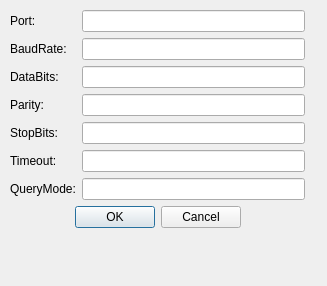
<?xml version="1.0" encoding="UTF-8"?>
<ui version="4.0">
 <class>QDeviceWidgetClass</class>
 <widget class="QDialog" name="QDeviceWidgetClass">
  <property name="geometry">
   <rect>
    <x>0</x>
    <y>0</y>
    <width>327</width>
    <height>286</height>
   </rect>
  </property>
  <property name="windowTitle">
   <string>Zigbee Devices Setting</string>
  </property>
  <widget class="QWidget" name="layoutWidget">
   <property name="geometry">
    <rect>
     <x>10</x>
     <y>10</y>
     <width>295</width>
     <height>267</height>
    </rect>
   </property>
   <layout class="QVBoxLayout" name="verticalLayout">
    <item>
     <layout class="QGridLayout" name="gridLayout">
      <item row="0" column="0">
       <widget class="QLabel" name="label">
        <property name="text">
         <string>Port:</string>
        </property>
       </widget>
      </item>
      <item row="1" column="0">
       <widget class="QLabel" name="label_2">
        <property name="text">
         <string>BaudRate:</string>
        </property>
       </widget>
      </item>
      <item row="2" column="0">
       <widget class="QLabel" name="label_3">
        <property name="text">
         <string>DataBits:</string>
        </property>
       </widget>
      </item>
      <item row="3" column="0">
       <widget class="QLabel" name="label_4">
        <property name="text">
         <string>Parity:</string>
        </property>
       </widget>
      </item>
      <item row="4" column="0">
       <widget class="QLabel" name="label_5">
        <property name="text">
         <string>StopBits:</string>
        </property>
       </widget>
      </item>
      <item row="5" column="0">
       <widget class="QLabel" name="label_7">
        <property name="text">
         <string>Timeout:</string>
        </property>
       </widget>
      </item>
      <item row="6" column="0">
       <widget class="QLabel" name="label_6">
        <property name="text">
         <string>QueryMode:</string>
        </property>
       </widget>
      </item>
      <item row="1" column="1">
       <widget class="QLineEdit" name="lineEdit"/>
      </item>
      <item row="0" column="1">
       <widget class="QLineEdit" name="lineEdit_2"/>
      </item>
      <item row="2" column="1">
       <widget class="QLineEdit" name="lineEdit_3"/>
      </item>
      <item row="3" column="1">
       <widget class="QLineEdit" name="lineEdit_4"/>
      </item>
      <item row="4" column="1">
       <widget class="QLineEdit" name="lineEdit_5"/>
      </item>
      <item row="5" column="1">
       <widget class="QLineEdit" name="lineEdit_6"/>
      </item>
      <item row="6" column="1">
       <widget class="QLineEdit" name="lineEdit_7"/>
      </item>
     </layout>
    </item>
    <item>
     <widget class="QDialogButtonBox" name="buttonBox">
      <property name="orientation">
       <enum>Qt::Horizontal</enum>
      </property>
      <property name="standardButtons">
       <set>QDialogButtonBox::Cancel|QDialogButtonBox::Ok</set>
      </property>
      <property name="centerButtons">
       <bool>true</bool>
      </property>
     </widget>
    </item>
    <item>
     <spacer name="verticalSpacer">
      <property name="orientation">
       <enum>Qt::Vertical</enum>
      </property>
      <property name="sizeHint" stdset="0">
       <size>
        <width>20</width>
        <height>40</height>
       </size>
      </property>
     </spacer>
    </item>
   </layout>
  </widget>
 </widget>
 <resources/>
 <connections>
  <connection>
   <sender>buttonBox</sender>
   <signal>accepted()</signal>
   <receiver>QDeviceWidgetClass</receiver>
   <slot>accept()</slot>
   <hints>
    <hint type="sourcelabel">
     <x>248</x>
     <y>254</y>
    </hint>
    <hint type="destinationlabel">
     <x>157</x>
     <y>274</y>
    </hint>
   </hints>
  </connection>
  <connection>
   <sender>buttonBox</sender>
   <signal>rejected()</signal>
   <receiver>QDeviceWidgetClass</receiver>
   <slot>reject()</slot>
   <hints>
    <hint type="sourcelabel">
     <x>316</x>
     <y>260</y>
    </hint>
    <hint type="destinationlabel">
     <x>286</x>
     <y>274</y>
    </hint>
   </hints>
  </connection>
 </connections>
</ui>
